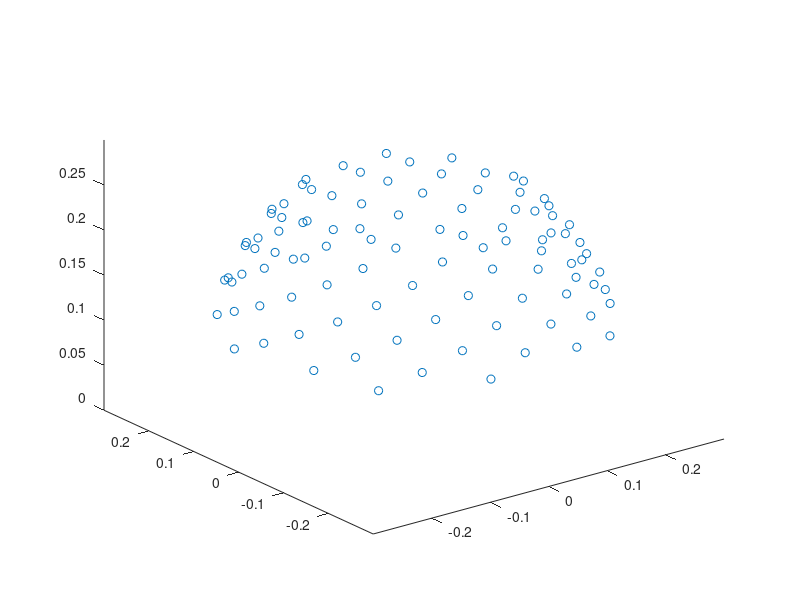

This chart was generated by the following MATLAB code:
%from https://stackoverflow.com/questions/9600801/evenly-distributing-n-points-on-a-sphere
clc;
clear;

number_of_points = 100
dist = 0.30

points = []
phi = pi * (sqrt(5) - 1)
%Modify phi


min_angle = pi/8
max_angle = pi/3


minz = sin(min_angle)*dist
maxz = sin(max_angle)*dist

%z = 0.1:((0.1000001-0.1)/(number_of_points-1)):0.100001;
step_size_z = (maxz-minz)/number_of_points

for i=0:number_of_points-1
    %z = 0.5-((i / (number_of_points - 1)) * 1);  % y goes from 1 to -1
    z = minz+(i*step_size_z)
    angle_to_object = asin(z/dist);  % radius at y
    radius = sqrt(dist^2-z^2);
    theta = phi*i;  % golden angle increment

    x = cos(theta) * radius;
    y = sin(theta) * radius;

    points = [points; x y z];
end

plot3(points(:,1),points(:,2),points(:,3),'o')
zlim([0,dist])
ylim([-dist,dist])
xlim([-dist,dist])